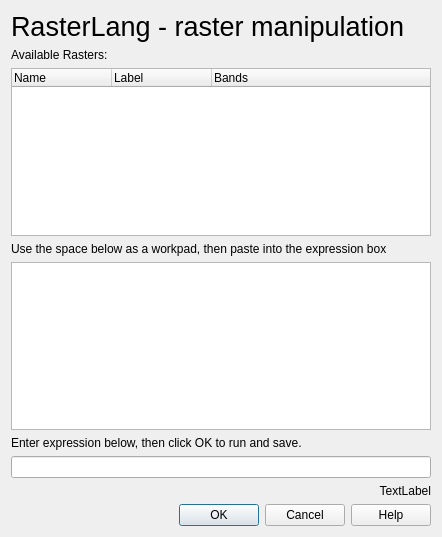
<ui version="4.0" >
 <class>Dialog</class>
 <widget class="QDialog" name="Dialog" >
  <property name="geometry" >
   <rect>
    <x>0</x>
    <y>0</y>
    <width>442</width>
    <height>537</height>
   </rect>
  </property>
  <property name="windowTitle" >
   <string>RasterLang</string>
  </property>
  <layout class="QVBoxLayout" >
   <item>
    <widget class="QLabel" name="label_3" >
     <property name="font" >
      <font>
       <pointsize>20</pointsize>
      </font>
     </property>
     <property name="text" >
      <string>RasterLang - raster manipulation</string>
     </property>
    </widget>
   </item>
   <item>
    <widget class="QLabel" name="label_2" >
     <property name="text" >
      <string>Available Rasters:</string>
     </property>
    </widget>
   </item>
   <item>
    <widget class="QTreeWidget" name="rasterTree" >
     <column>
      <property name="text" >
       <string>Name</string>
      </property>
     </column>
     <column>
      <property name="text" >
       <string>Label</string>
      </property>
     </column>
     <column>
      <property name="text" >
       <string>Bands</string>
      </property>
     </column>
    </widget>
   </item>
   <item>
    <widget class="QLabel" name="label_4" >
     <property name="text" >
      <string>Use the space below as a workpad, then paste into the expression box</string>
     </property>
    </widget>
   </item>
   <item>
    <widget class="QTextEdit" name="textEdit" >
     <property name="acceptRichText" >
      <bool>false</bool>
     </property>
    </widget>
   </item>
   <item>
    <widget class="QLabel" name="label" >
     <property name="text" >
      <string>Enter expression below, then click OK to run and save.</string>
     </property>
    </widget>
   </item>
   <item>
    <widget class="QLineEdit" name="expressionInput" />
   </item>
   <item>
    <widget class="QLabel" name="statusLine" >
     <property name="text" >
      <string>TextLabel</string>
     </property>
     <property name="alignment" >
      <set>Qt::AlignRight|Qt::AlignTrailing|Qt::AlignVCenter</set>
     </property>
    </widget>
   </item>
   <item>
    <widget class="QDialogButtonBox" name="buttonBox" >
     <property name="orientation" >
      <enum>Qt::Horizontal</enum>
     </property>
     <property name="standardButtons" >
      <set>QDialogButtonBox::Cancel|QDialogButtonBox::Help|QDialogButtonBox::NoButton|QDialogButtonBox::Ok</set>
     </property>
    </widget>
   </item>
  </layout>
 </widget>
 <resources>
  <include location="resources.qrc" />
 </resources>
 <connections>
  <connection>
   <sender>buttonBox</sender>
   <signal>accepted()</signal>
   <receiver>Dialog</receiver>
   <slot>accept()</slot>
   <hints>
    <hint type="sourcelabel" >
     <x>227</x>
     <y>516</y>
    </hint>
    <hint type="destinationlabel" >
     <x>157</x>
     <y>274</y>
    </hint>
   </hints>
  </connection>
  <connection>
   <sender>buttonBox</sender>
   <signal>rejected()</signal>
   <receiver>Dialog</receiver>
   <slot>reject()</slot>
   <hints>
    <hint type="sourcelabel" >
     <x>295</x>
     <y>522</y>
    </hint>
    <hint type="destinationlabel" >
     <x>286</x>
     <y>274</y>
    </hint>
   </hints>
  </connection>
 </connections>
</ui>
